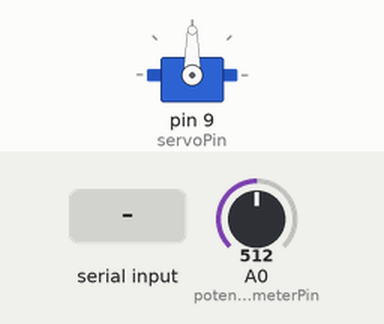
The sketch below on a simulated Arduino Uno, built with avr-gcc and run on an emulated ATmega328P. On the bench: servo. The test bench sets the inputs (shaded band); at power-on: A0 (potentiometerPin) = 512. What the sketch prints to the serial monitor is not drawn.

Above: at 1.2 s.
1.3 s: "1\n" received over Serial
At 2.5 s:
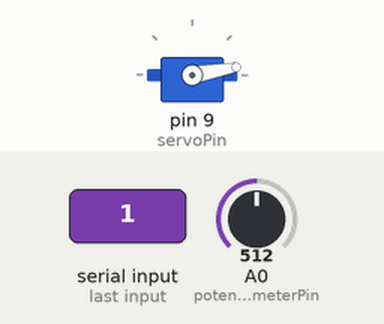
2.8 s: "0\n" received over Serial
At 4.1 s:
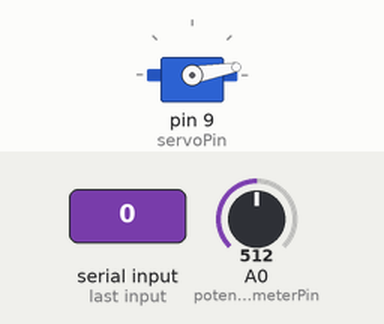
Timing chart, 0 to 5.8 s (numbered marks = the images above; inputs shaded):
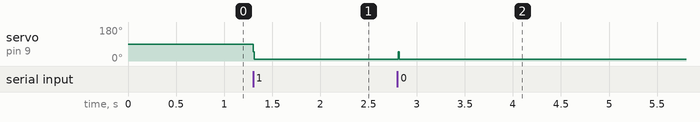

The sketch:

webserial_arduino.ino
```cpp
#include <ArduinoJson.h>
#include <Servo.h>
Servo myservo;  // create servo object to control a servo

const int messageLength = 13; // this is not used at the moment - would be the message length for parsing JSON Data, used in recvJSON()
const int potentiometerPin = A0;
const int servoPin = 9;

char jsonMessage[messageLength];
boolean newData = false;
unsigned char receivedChar;
int lastPotAngle180 = 0;

void setup() {
  pinMode(potentiometerPin, INPUT); // set pin to input
  myservo.attach(servoPin);  // attaches the servo on pin 9 to the servo object
  Serial.begin(9600); // initialize serial communications
}

void loop() {

  // read the input pin:
  int potentiometerPosition = analogRead(potentiometerPin);
  // remap the pot value to fit in 1 byte:
  int potAngle180 = map(potentiometerPosition, 0, 1023, 0, 180);   // Print values.

  if (potAngle180 != lastPotAngle180) {
    // send values out serial port as a JSON string,
    // the resulting JSON lookins like this: {"angle":mappedPot}
    Serial.print("{\"angle\":");
    Serial.print(potAngle180);
    Serial.println("}");
    lastPotAngle180 = potAngle180;
  }

  recvOneChar();
  updateServo();

  // slight delay to stabilize the ADC:
  delay(10);
}

void updateServo() {
    if (newData == true) {
        int receivedAngle = receivedChar - 0;
        myservo.write(receivedAngle);
        newData = false;
    }
}

void recvOneChar() {
    if (Serial.available() > 0) {
        receivedChar = Serial.read();
        newData = true;
    }
}

// Parsing received JSON
void recvJSON() {

  static byte ndx = 0;
  char endMarker = '\n';
  char rc;

  while (Serial.available() > 0) {
        rc = Serial.read();

        if (rc != endMarker) {
            jsonMessage[ndx] = rc;
            ndx++;
            if (ndx >= messageLength) {
                ndx = messageLength - 1;
            }
        }
        else {
            jsonMessage[ndx] = '\n'; // terminate the string
            ndx = 0;
            newData = true;
        }
    }

    // Inside the brackets, 18 is the capacity of the memory pool in bytes.
    // Don't forget to change this value to match your JSON document.
    // Use arduinojson.org/v6/assistant to compute the capacity.
    StaticJsonDocument<messageLength> doc;

    // Deserialize the JSON document
    DeserializationError error = deserializeJson(doc, jsonMessage);

    // Test if parsing succeeds.
    if (error) {
      //Serial.print(F("deserializeJson() failed: "));
      //Serial.println(error.f_str());
      return;
    }

    int receivedAngle = doc["angle"];
    myservo.write(receivedAngle);                  // sets the servo position according to the scaled value

    newData = false;
}
```

Measured:
- after the input at 1.3 s, servo on pin 9 (servoPin): 90° → 10° at once
- after the input at 2.8 s, servo on pin 9 (servoPin): 10° → 48° at once, → 10° 0.01 s later
